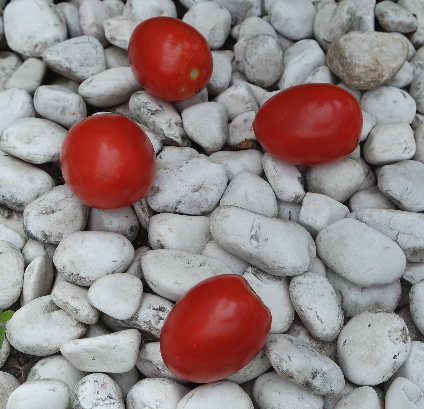
#> input picture cv2-resize-image-0.15.png, 424 x 409 px; its folder holds 3 pictures in this run
$ python deteccionObjetos.py
#> lines starting #> are read from the running program, lines starting #| are printed output that depends on the picture; after the words box and inside, x2 and y2 are one past the last pixel; in counts of white or black regions, pixels touching at a corner belong together
### libreriaFiltros.py
import math
import cv2
import numpy as np
from scipy import ndimage as ndi
from skimage.segmentation import watershed
from skimage.feature import peak_local_max
import matplotlib.pyplot as plt
import kmeans as km
from collections import defaultdict
from sklearn.cluster import KMeans

# [491 lines left out: functions convertirEscalaGrisesNTSC, crearMatrizRelleno, aplicarFiltro, convolucionPixel, mascaraGaussiana, mascaraGy and 18 more, not called in this run]

def agrupamientoPorColoresKmeans(imagen, kClusters):

    imagenNp = np.array(imagen, dtype=np.uint8)

    R = imagenNp[:,:,0]
    G = imagenNp[:,:,1]
    B = imagenNp[:,:,2]

    XR = R.reshape((-1, 1))
    XG = G.reshape((-1, 1))
    XB = B.reshape((-1, 1))

    X = np.concatenate((XR,XG,XB), axis=1)

    modelo = KMeans(kClusters, random_state=0)
    modelo.fit(X)
    centroides = modelo.cluster_centers_
    asignaciones = modelo.labels_

    m = XR.shape
    for i in range(m[0]):
        XR[i] = int(centroides[asignaciones[i]][0])
        XG[i] = int(centroides[asignaciones[i]][1])
        XB[i] = int(centroides[asignaciones[i]][2])

    XR.shape = R.shape
    XG.shape = G.shape
    XB.shape = B.shape

    XR = XR[:, :, np.newaxis]
    XG = XG[:, :, np.newaxis]
    XB = XB[:, :, np.newaxis]

    imagenAgrupadaColores = np.concatenate((XR,XG,XB), axis=2)

    return imagenAgrupadaColores, centroides

# [89 lines left out: functions obtenerCoordenadasPorNivelGris, extraerCoordenadasPorObjeto, agrupamientoPorCoordenadasKmeans, not called in this run]


### deteccionObjetos.py
import math
import random
import cv2
import numpy as np
import matplotlib.pyplot as plt
import kmeans as kf
import libreriaFiltros as lf

def extraerObjetoPorColor(imgAgrupadaColores, color):

    """
    Iteramos sobre nuestra imagen y buscamos los pixeles donde cuya
    intensidad coincida con el color que buscamos y retornamos una
    imagen con solo esos objetos
    """

    filas, columnas, c = imgAgrupadaColores.shape
    nuevaImagen = np.zeros((filas, columnas, c), dtype=np.uint8)

    for i in range(filas):
        for j in range(columnas):
            if np.array_equal(imgAgrupadaColores[i][j], color):
                nuevaImagen[i][j] = imgAgrupadaColores[i][j]

    return nuevaImagen

def obtenerDistancia(m1, m2):

    #Distancia entre dos puntos
    distancia = math.sqrt((m1[0] - m2[0])**2 + (m1[1] - m2[1])**2)

    return distancia

def obtenerPuntoMedio(p1, p2):

    #Obtenemos el punto medio entre dos puntos
    pm =[ (p1[0] + p2[0]) / 2 , (p1[1] + p2[1]) / 2 ]

    return pm

random.seed(0)

"""
Para poder realizar el preprocesamiento de la imagen, opte primero por redimensionar la
imagen original al 15%, con el fin de que las operaciones que necesito no sean tan complejas
y tardadas. Entonces los resultados finales son escalados.
"""
porcentaje = 0.15

imagen = cv2.imread(f'cv2-resize-image-{porcentaje}.png')
#> imagen is the input picture: shape (409, 424, 3); mean B, G, R 132.8, 133.3, 148.3
cv2.imshow("Imagen Original", imagen)

"""
1. El primer paso que necesitamos es extraer los jitomates de la imagen. Para esto
obtenemos la imagen agrupada en 4 colores para poder diferenciar los jitomates de las piedras
y el fondo con el metodo de K-means
"""
imagenAgrupadaColores, centroides = lf.agrupamientoPorColoresKmeans(imagen, 4)
#> in agrupamientoPorColoresKmeans, `R = imagenNp[:,:,0]`:
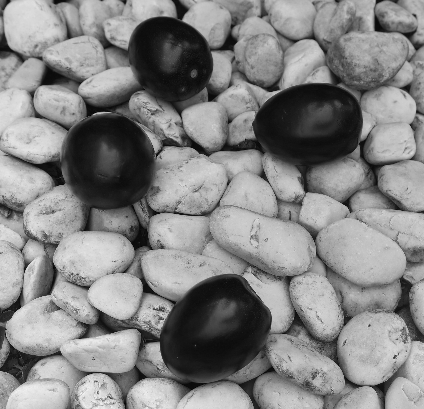
#> R: shape (409, 424); min 2, max 245, mean 132.8
#> in agrupamientoPorColoresKmeans, `B = imagenNp[:,:,2]`:
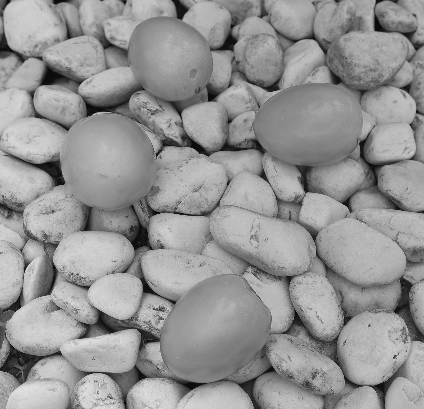
#> B: shape (409, 424); min 8, max 232, mean 148.3
#> in agrupamientoPorColoresKmeans, `XR = XR[:, :, np.newaxis]`:
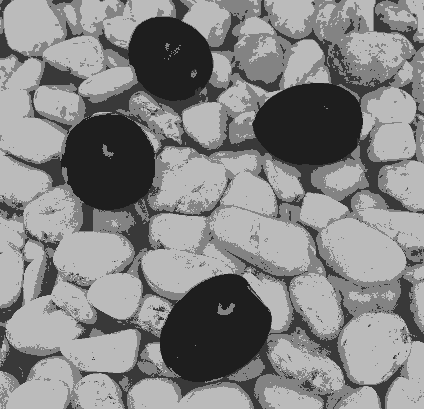
#> XR: shape (409, 424, 1); min 30, max 187, mean 132.2
#> in agrupamientoPorColoresKmeans, `XB = XB[:, :, np.newaxis]`:
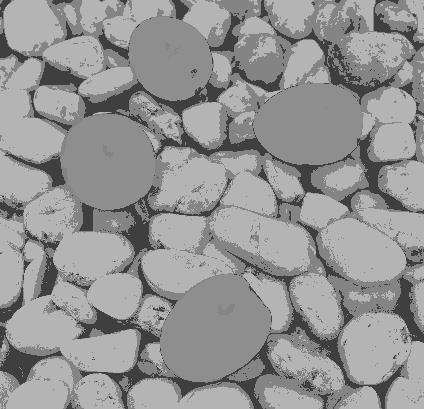
#> XB: shape (409, 424, 1); min 63, max 180, mean 147.9
#> in agrupamientoPorColoresKmeans, `imagenAgrupadaColores = np.concatenate((XR,XG,XB), axis=2)`:
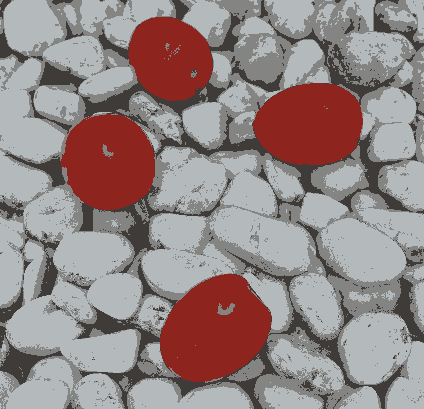
#> imagenAgrupadaColores: shape (409, 424, 3); mean of channels 0, 1, 2 132.2, 132.7, 147.9; drawn as B, G, R
#> centroides = [[187.8, 185.9, 180.2], [57.02, 59.6, 63.76], [30.41, 36.8, 142.4], [131.6, 132.3, 132.7]]
cv2.imshow("Imagen agrupada colores kmeans", imagenAgrupadaColores)
cv2.imwrite("ImagenAgrupadaColores.png", imagenAgrupadaColores)

"""
Una vez que obtenga la imagen agrupada por colores, verificamos el centroide que le pertenecen los
jitomates, es decir, el centroide mas acercado al color rojo y extraemos los objetos que sean de color
rojo
"""
jitomates = extraerObjetoPorColor(imagenAgrupadaColores, np.array(centroides[0], dtype=np.uint8))
#> after the loop in extraerObjetoPorColor, `for i in range(filas):`:
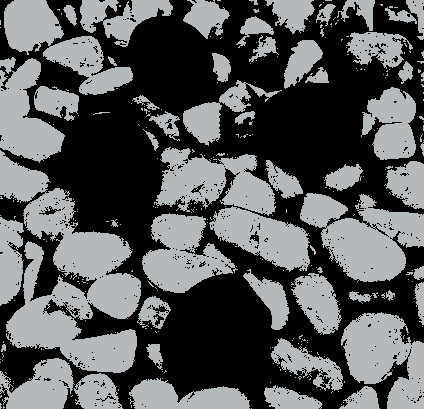
#> nuevaImagen: shape (409, 424, 3); mean of channels 0, 1, 2 88.7, 87.7, 85.4; drawn as B, G, R
cv2.imshow("Jitomates", jitomates)
cv2.imwrite("JitomatesSeparados.png", jitomates)

"""
Ya obtenidos nuestros jitomates, aplicamos un suavizado Gaussiano para poder eliminar un poco del
ruido que traiga consigo, para posteriormente obtener los contornos de los jitomates a traves de
canny
"""
gauss = cv2.GaussianBlur(jitomates, (5,5), 0)
cv2.imshow("suavizado", gauss)
cv2.imwrite("SuavizadoGaussiano.png", gauss)

canny = cv2.Canny(gauss, 50, 150)
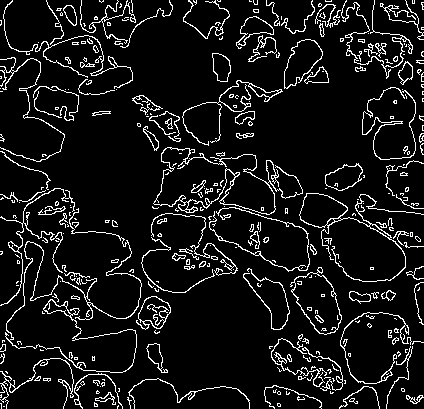
#> canny: shape (409, 424); 8.9% white in thin lines or dots
cv2.imshow("canny", canny)
cv2.imwrite("Canny.png", canny)

"""
Con el metodo findContours obtenemos una lista de las coordenadas de los contornos por objeto
encontrados en canny.
Como parametros de la funcion tenemos de primera instancia una imagen binarizada,
luego tenemos el modo de contorno, el cual indica el tipo de contorno que necesitamos; en este caso
utilizamos RETR_EXTERNAL que obtiene el contorno externo de un objeto lo cual nos sirve por
si tenemos algun otro contorno dentro de los jitomates, esto nos ayuda a que solo tomemos los
contornos de los jitomates; el siguiente parametro es el tipo de aproximacion de nuestros
contornos, en este caso CHAIN_APPROX_SIMPLE el cual toma todos los puntos mas relevantes de
los contornos y elimina los menos necesarios
"""

(contornos,_) = cv2.findContours(canny.copy(), cv2.RETR_EXTERNAL, cv2.CHAIN_APPROX_SIMPLE)
#> contornos = 306 contours, 245 with area under 20; largest, box (x1, y1, x2, y2) and area: (153, 147, 303, 215) 5078, (362, 87, 416, 160) 2773, (290, 267, 342, 335) 1992, (299, 193, 424, 282) 1314, (284, 39, 323, 89) 1066

"""
Lo siguiente es obtener los contornos que necesitaremos, en este caso, unicamente requerimos de
los contornos del jitomate 2 y del jitomate 4

Para el procesamiento de ambos jitomates, mi idea en general es ubicar un pequeño rectangulo que
abrace los contornos del jitomate, desde la raiz hasta la punta del jitomate.
Con ello espero obtener los puntos medios de ambos extremos del rectangulo y realizar el calculo de
las distancias entre puntos y obtener una linea que cruce estos

Para el caso del jitomate 2, necesito de un rectangulo recto sin tomar en consideracion el angulo de
inclinación. Sin embargo, para el caso del jitomate 4, como la figura del jitomate se encuentra rotada
es por eso que necesito de otro rectangulo con una inclinacion y medidas que se ajustan automaticamente a la menor
area que abarque los contornos del jitomate; una vez obtenido el rectangulo, verifico las esquinas de este
y obtengo los puntos medios que me permitan obtener una linea que cruce estos puntos y calcular la distancia
"""
jitomate2_contornos = contornos[2]
#> jitomate2_contornos = [[277, 403], [277, 405], [278, 406], [280, 406], [280, 404], [279, 403]]
jitomate4_contornos = contornos[0]
#> jitomate4_contornos = [[3, 406], [4, 406]]

#Para jitomate 2
jitomate2_img = imagen.copy()
(x, y, w, h) = cv2.boundingRect(jitomate2_contornos)
#> x = 277; y = 403; w = 4; h = 4
#cv2.rectangle(jitomate2_img, (x, y), (x + w, y + h), (0, 255, 0), 1, cv2.LINE_AA)
puntosJito2 = [[int(x), int(y + h/2)], [int(x + w), int(y + h/2)]]
#> puntosJito2 = [[277, 405], [281, 405]]
cv2.line(jitomate2_img,(puntosJito2[0][0], puntosJito2[0][1]), (puntosJito2[1][0], puntosJito2[1][1]),(255,0,0), 1)
#> jitomate2_img: shape (409, 424, 3); under 0.01% of pixels changed, all inside (x1, y1, x2, y2) = (277, 405, 282, 406)
distanciaJito2 = obtenerDistancia(puntosJito2[0], puntosJito2[1])
#> distanciaJito2 = 4

print("\nCoordenadas distancias jitomate 2: ", puntosJito2)
#| Coordenadas distancias jitomate 2:  [[277, 405], [281, 405]]
print("Distancia = ", distanciaJito2)
#| Distancia =  4.0
cv2.imshow("Jitomate 2", jitomate2_img)
cv2.imwrite("jitomate2.png", jitomate2_img)

#Para jitomate 4
jitomate4_img = imagen.copy()
rect = cv2.minAreaRect(jitomate4_contornos)
#> rect = ((3.5, 406), (0, 1), -90)
box = cv2.boxPoints(rect)
#> box = [[4, 406], [3, 406], [3, 406], [4, 406]]
box = np.int0(box)
#cv2.drawContours(jitomate4_img,[box],0,(0,255,0),1)
esquina1, esquina2, esquina3, esquina4 = box
#> esquina1 = [4, 406]; esquina2 = [3, 406]; esquina3 = [3, 406]; esquina4 = [4, 406]
p1 = obtenerPuntoMedio(esquina1, esquina4)
#> p1 = [4, 406]
p2 = obtenerPuntoMedio(esquina2, esquina3)
#> p2 = [3, 406]
puntosJito4 = [p1, p2]
#> puntosJito4 = [[4, 406], [3, 406]]
distanciaJito4 = obtenerDistancia(puntosJito4[0], puntosJito4[1])
#> distanciaJito4 = 1
cv2.line(jitomate4_img, (int(puntosJito4[0][0]), int(puntosJito4[0][1])), (int(puntosJito4[1][0]), int(puntosJito4[1][1])), (255,0,0), 1)
#> jitomate4_img: shape (409, 424, 3); under 0.01% of pixels changed, all inside (x1, y1, x2, y2) = (3, 406, 5, 407)

print("\nCoordenadas distancias jitomate 4: ", puntosJito4)
#| Coordenadas distancias jitomate 4:  [[4.0, 406.0], [3.0, 406.0]]
print("Distancia = ", distanciaJito4)
#| Distancia =  1.0
cv2.imshow("Jitomate 4",jitomate4_img)
cv2.imwrite("jitomate4.png", jitomate4_img)

cv2.waitKey(0)
cv2.destroyAllWindows()
